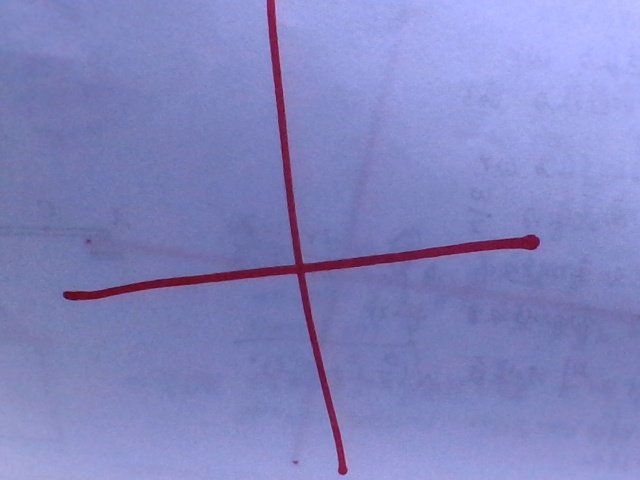
#> input picture img/test_for_cross.jpg, 640 x 480 px
$ python catch_demo_2.py
#> lines starting #> are read from the running program, lines starting #| are printed output that depends on the picture; after the words box and inside, x2 and y2 are one past the last pixel; in counts of white or black regions, pixels touching at a corner belong together
#> further down, image is the input picture: shape (480, 640, 3); mean B, G, R 191.4, 133.1, 130
import cv2
import numpy as np


def hough_cross_detection(image):
    try:
        gray = cv2.cvtColor(image, cv2.COLOR_BGR2GRAY)
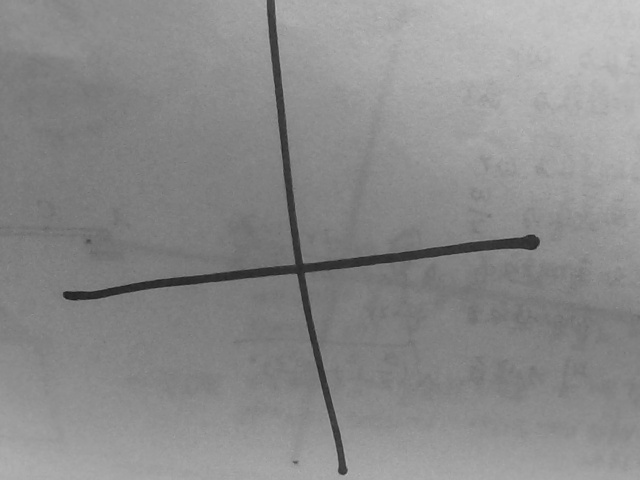
#> gray: shape (480, 640); min 28, max 202, mean 138.8
        edges = cv2.Canny(gray, 50, 150, apertureSize=3)
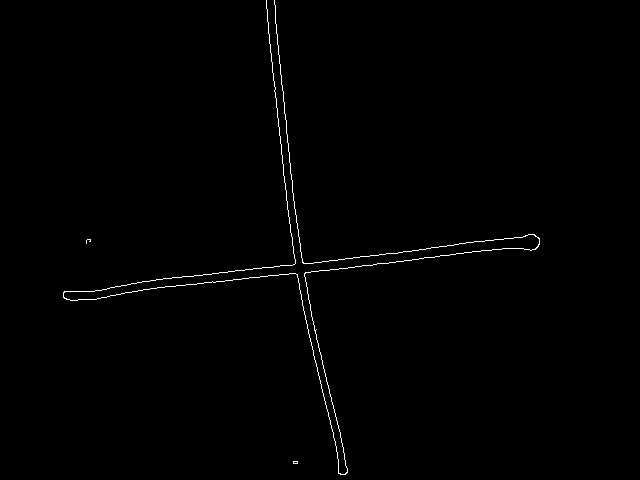
#> edges: shape (480, 640); 0.63% white in thin lines or dots, all inside (x1, y1, x2, y2) = (63, 0, 540, 475)

        # 霍夫变换检测直线
        lines = cv2.HoughLines(edges, 1, np.pi / 180, 80)
#> lines = 21 rows, first 8: [302, 1.47], [298, 1.45], [-264, 3.04], [-271, 3.04], [307, 1.45], [294, 1.47], [-226, 2.91], [-258, 2.98]
        # 拟合横向直线
        horizontal_lines = []
        for line in lines:
            rho, theta = line[0]
            if np.pi / 4 < theta < 3 * np.pi / 4:
                a = np.cos(theta)
                b = np.sin(theta)
                x0 = a * rho
                y0 = b * rho
                x1 = int(x0 + 1000 * (-b))
                y1 = int(y0 + 1000 * (a))
                x2 = int(x0 - 1000 * (-b))
                y2 = int(y0 - 1000 * (a))
                horizontal_lines.append([x1, y1, x2, y2])
#> this loop made 21 passes
#> (rho, theta, a, b, x0, y0, x1, y1) on passes 1, 2, 5, 6, 12, 18, 19, 20, 21: (302, 1.47, 0.105, 0.995, 31.57, 300.3, -962, 404), (298, 1.45, 0.122, 0.993, 36.32, 295.8, -956, 417), (307, 1.45, 0.122, 0.993, 37.41, 304.7, -955, 426), (294, 1.47, 0.105, 0.995, 30.73, 292.4, -963, 396), (305, 1.43, 0.139, 0.99, 42.45, 302, -947, 441), (309, 1.41, 0.156, 0.988, 48.34, 305.2, -939, 461), (314, 1.43, 0.139, 0.99, 43.7, 310.9, -946, 450), (310, 1.4, 0.174, 0.985, 53.83, 305.3, -930, 478), (312, 1.41, 0.156, 0.988, 48.81, 308.2, -938, 464)
#> (rho, theta) on passes 3, 4, 7, 8, 9, 10: (-264, 3.04), (-271, 3.04), (-226, 2.91), (-258, 2.98), (-252, 2.97), (-233, 2.91)
#> after the loop, horizontal_lines = [[-962, 404, 1026, 195], [-956, 417, 1028, 173], [-955, 426, 1029, 182], [-963, 396, 1025, 187], [-947, 441, 1032, 162], [-939, 461, 1036, 148], [-946, 450, 1033, 171], [-930, 478, 1038, 131], [-938, 464, 1036, 151]]

        # 拟合纵向直线
        vertical_lines = []
        for line in lines:
            rho, theta = line[0]
            if theta < np.pi / 4 or theta > 3 * np.pi / 4:
                a = np.cos(theta)
                b = np.sin(theta)
                x0 = a * rho
                y0 = b * rho
                x1 = int(x0 + 1000 * (-b))
                y1 = int(y0 + 1000 * (a))
                x2 = int(x0 - 1000 * (-b))
                y2 = int(y0 - 1000 * (a))
                vertical_lines.append([x1, y1, x2, y2])
#> this loop made 21 passes
#> (rho, theta, a, b, x0, y0, x1, y1) on passes 3, 4, 7, 8, 9, 10, 11, 13, 14, 15, 16, 17: (-264, 3.04, -0.995, 0.105, 262.6, -27.6, 158, -1022), (-271, 3.04, -0.995, 0.105, 269.5, -28.33, 164, -1022), (-226, 2.91, -0.974, 0.225, 220.2, -50.84, -4, -1025), (-258, 2.98, -0.988, 0.156, 254.8, -40.36, 98, -1028), (-252, 2.97, -0.985, 0.174, 248.2, -43.76, 74, -1028), (-233, 2.91, -0.974, 0.225, 227, -52.41, 2, -1026), (-263, 3, -0.99, 0.139, 260.4, -36.6, 121, -1026), (-225, 2.9, -0.97, 0.242, 218.3, -54.43, -23, -1024), (-273, 3.05, -0.996, 0.0872, 272, -23.79, 184, -1019), (-218, 2.9, -0.97, 0.242, 211.5, -52.74, -30, -1023), (-261, 3.02, -0.993, 0.122, 259.1, -31.81, 137, -1024), (-268, 3.02, -0.993, 0.122, 266, -32.66, 144, -1025)
#> (rho, theta) on passes 1, 2, 5, 6, 12, 18: (302, 1.47), (298, 1.45), (307, 1.45), (294, 1.47), (305, 1.43), (309, 1.41)
#> after the loop, vertical_lines = 12 items, first 6: [158, -1022, 367, 966], [164, -1022, 374, 966], [-4, -1025, 445, 923], [98, -1028, 411, 947], [74, -1028, 421, 941], [2, -1026, 451, 921]

        # 进行直线拟合
        horizontal_pts = np.array(horizontal_lines).reshape((-1, 1, 2))
#> horizontal_pts = 18 rows, first 8: [-962, 404], [1026, 195], [-956, 417], [1028, 173], [-955, 426], [1029, 182], [-963, 396], [1025, 187]
        horizontal_line_params = cv2.fitLine(horizontal_pts, cv2.DIST_L2, 0, 0.01, 0.01)
#> horizontal_line_params = [0.991, -0.135, 41.5, 302.1]
        k1, b1 = horizontal_line_params[1] / horizontal_line_params[0], horizontal_line_params[3] - \
                 horizontal_line_params[2] * (horizontal_line_params[1] / horizontal_line_params[0])
#> k1 = [-0.137]; b1 = [307.7]
        vertical_pts = np.array(vertical_lines).reshape((-1, 1, 2))
#> vertical_pts = 24 rows, first 8: [158, -1022], [367, 966], [164, -1022], [374, 966], [-4, -1025], [445, 923], [98, -1028], [411, 947]
        vertical_line_params = cv2.fitLine(vertical_pts, cv2.DIST_L2, 0, 0.01, 0.01)
#> vertical_line_params = [0.162, 0.987, 247.2, -39.67]
        k2, b2 = vertical_line_params[1] / vertical_line_params[0], vertical_line_params[3] - vertical_line_params[
            2] * (vertical_line_params[1] / vertical_line_params[0])
#> k2 = [6.08]; b2 = [-1542.2]

        # # 绘制拟合直线
        # 绘制横向直线
        x1, y1 = 0, int(b1)
#> x1 = 0; y1 = 307
        x2, y2 = gray.shape[1] - 1, int(k1 * (gray.shape[1] - 1) + b1)
#> x2 = 639; y2 = 220
        cv2.line(image, (x1, y1), (x2, y2), (0, 255, 0), 2)

        # 绘制纵向直线
        x1, y1 = 0, int(b2)
#> y1 = -1542
        x2, y2 = gray.shape[1] - 1, int(k2 * (gray.shape[1] - 1) + b2)
#> y2 = 2342
        cv2.line(image, (x1, y1), (x2, y2), (255, 0, 0), 2)
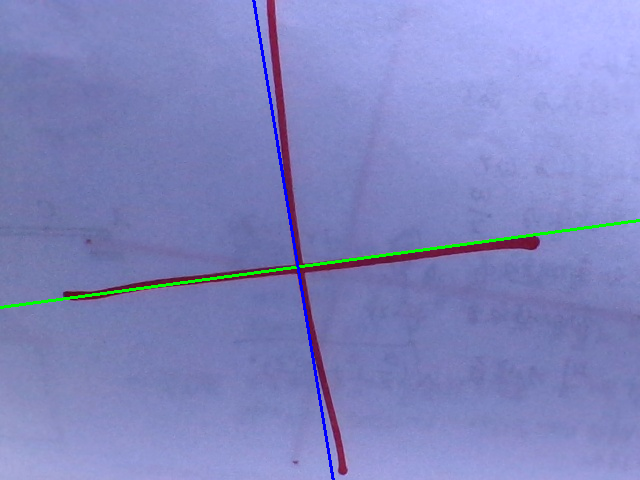
#> image: shape (480, 640, 3); mean B, G, R 191.2, 133.8, 128.8

        # 计算交点并绘制
        x0, y0 = int((b2 - b1) / (k1 - k2)), int(k1 * (b2 - b1) / (k1 - k2) + b1)
#> x0 = 297; y0 = 267
        cv2.circle(image, (x0, y0), 5, (0, 0, 255), -1)
#> image: shape (480, 640, 3); 0.03% of pixels changed, all inside (x1, y1, x2, y2) = (292, 262, 303, 273)

        return image

    except Exception as e:
        print("Error:", e)
        exit()


# 测试代码
if __name__ == "__main__":
    path = "../img/test_for_cross.jpg"
    image = cv2.imread(path)
    result = hough_cross_detection(image)
    cv2.imshow("result", result)
    cv2.waitKey(0)
    cv2.destroyAllWindows()
